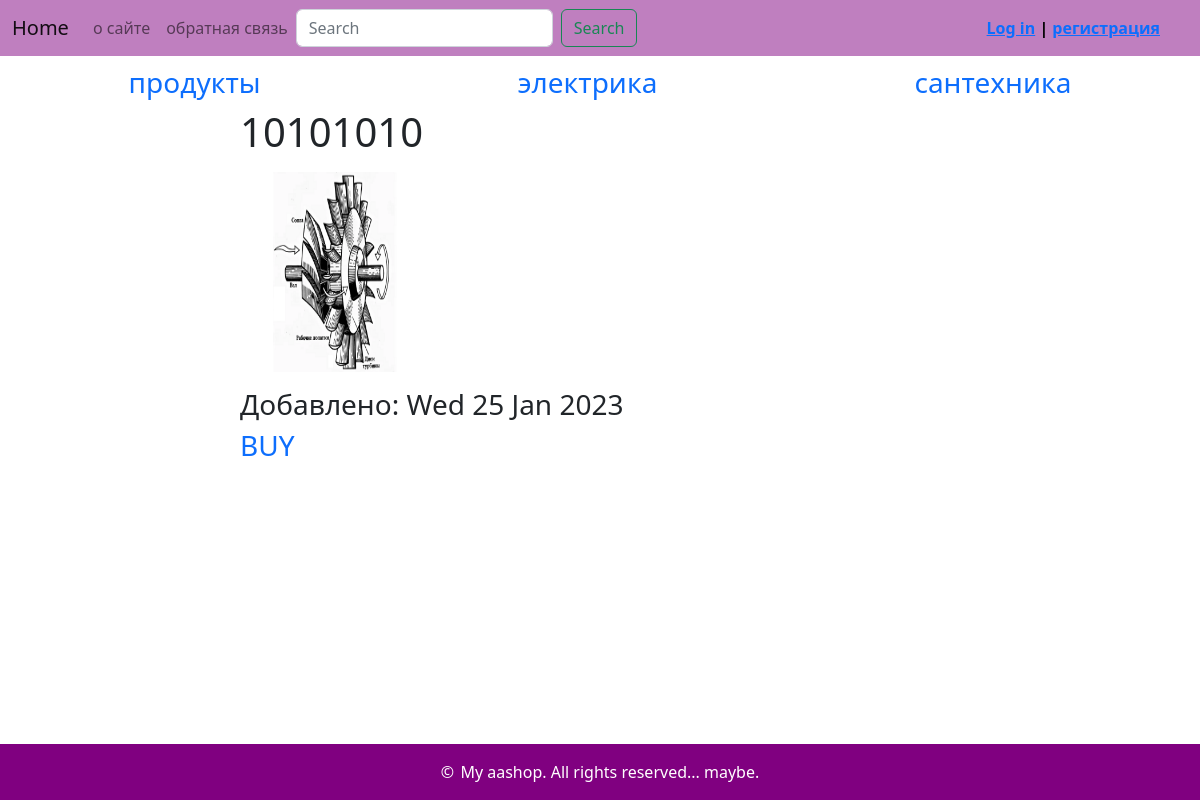
Screenshot of /item/10101010/ with the database file from the repository.
### myapp/models.py (models this page shows, shortened)
class CommonInfo(models.Model):
    slug = models.SlugField(max_length=50, db_index=True, unique=True, verbose_name='slug')
    class Meta:
        abstract = True

class Category(CommonInfo):
    title = models.CharField(max_length=255, verbose_name='категория')
    class Meta:
        verbose_name_plural = 'Categories'
    def get_absolute_url(self):
        return reverse('myapp:category_detail', kwargs={'pk': self.pk})

class Item(CommonInfo):
    name = models.CharField(max_length=255, verbose_name='Название')
    text = models.TextField(blank=True)
    price = models.PositiveIntegerField(help_text='Цена товара')
    photo = models.ImageField(upload_to='photo', null=True)
    is_piblished = models.BooleanField(default=True)
    time_creation = models.DateField(auto_now_add=True)
    cat = models.ForeignKey('Category', on_delete=models.CASCADE, null=True)
    user = models.ForeignKey(User, verbose_name='пользователь', on_delete=models.CASCADE)
    class Meta:
        ordering = ['name']

### myapp/views.py (the view)
# urls.py: path('item/<slug:slug>/', cache_page(60 * 1)(ItemDetail.as_view()), name='item_detail'),
class ItemDetail(DataMixin, DetailView):
    model = Item
    context_object_name = 'item'
    template_name = 'myapp/item_detail.html'
    def get_context_data(self, **kwargs):
        context = super(ItemDetail, self).get_context_data()
        mix_cont = self.get_user_context(title=self.kwargs['slug'])
        return context | mix_cont

### myapp/templatetags/categories_tags.py (called while the page is built)
@register.simple_tag()
def get_cats():
    return Category.objects.all()

### myapp/utils.py (called while the page is built)
    def get_user_context(self, **kwargs):
        context = kwargs
        cats = cache.get('cats')
        if not cats:
            cats = Category.objects.all()
            cache.set('cats', cats, 60)
        user_menu = menu.copy()
        if not self.request.user.is_authenticated:
            user_menu.pop(1)
        context['cats'] = cats
        context['menu'] = user_menu
        return context

### myapp/templates/myapp/item_detail.html (shortened to what this page needs)
{% extends 'myapp/base.html' %}
{% load static %}
{% block content %}
<div class="item-detail">
  <h1>{{ item.name }}</h1>
  {% if item.photo %}
    <p><img src="{{ item.photo.url }}" alt="photo" height="200" width="200"></p>
  {% endif %}
  <h3>Добавлено: {{ item.time_creation|date:'D d M Y' }}</h3>
  <h3><a href="#" class="card-link" style="text-decoration: none;">BUY</a></h3>
</div>
{% endblock content %}

### myapp/templates/myapp/base.html (shortened to what this page needs)
{% load static %}
{% load categories_tags %}
<!DOCTYPE html>
<html lang="en">
	<head>
		<link rel="stylesheet" href="{% static 'myapp/css/style.css' %}" type="text/css">
		<link href="https://cdn.jsdelivr.net/npm/bootstrap@5.2.3/dist/css/bootstrap.min.css" rel="stylesheet">
	</head>
	<body>
		<nav class="navbar navbar-expand-lg" style="background-color: rgba(128, 0, 128, 0.5); ">
		  <div class="container-fluid">
		    <a class="navbar-brand" href="{% url 'myapp:home' %}">Home</a>
		    <div class="collapse navbar-collapse" id="navbarNavAltMarkup">
		      <div class="navbar-nav">
		          {% for m in menu %}
			          <a class="nav-link" href="{% url m.url %}">{{ m.title }}</a>
		          {% endfor %}
		      </div>
		      <div class="menu log-menu">
						{% if not request.user.is_authenticated %}
							<a href="{% url 'auth:login' %}">Log in</a> | <a href="{% url 'auth:register' %}">регистрация</a>
						{% else %}
							<a class="user-link" href="{% url 'auth:logout' %}">выйти</a> <div class="menu user-name">{{ user.username }}</div>
						{% endif %}
					</div>
			    <form action="{% url 'myapp:search' %}" method="get" class="d-flex" role="search">
            <input name="search" class="form-control me-2" type="text" placeholder="Search" aria-label="Search">
            <button class="btn btn-outline-success" type="submit">Search</button>
          </form>
		    </div>
		  </div>
		</nav>
			<div class="category">
				{% for cat in cats %}
					<h3>
						<a class="cat" href="{{ cat.get_absolute_url }}"  style="text-decoration: none; ">{{ cat.title }}</a>
					</h3>
				{% endfor %}
			</div>
		{% block content %}
		{% endblock content %}
		<div class="footer">&copy;<span> My aashop. All rights reserved... maybe.</span></div>
	</body>
</html>

### myapp/static/myapp/css/style.css (style rules this page uses)
.menu { color: red; text-align: left; display: inline-block; }
.log-menu { position: absolute; right: 0px; margin: 0px 40px 0px 0px; width: 25%; text-align: right; }
.category { display: flex; justify-content: space-around; padding-top: 10px; }
p { box-sizing: content-box !important; }
a, a:visited { color: inherit; text-decoration: none; }
.log-menu { font-weight: 600; color: black; }
.item-detail { text-align: left; float: left; margin-left: 20%; }
:root { box-sizing: border-box; margin: 0; padding: 0; font-family: sans-serif; }
body { height: 100vh; overflow: hidden; }
.footer { position: absolute; bottom: 0; left: 0; right: 0; padding: 1rem; background: purple; color: white; font-weight: 500; display: flex; justify-content: center; align-items: center; gap: 0.2rem; }
body { background-image: url("../images/фон.jpg") !important; background-position: 0 0; background-repeat: no-repeat; background-size: 100% auto; }

### rows the page displays
Category: title "продукты"
Category: title "электрика"
Category: title "сантехника"
Item: name "10101010", photo (picture), time_creation "Wed 25 Jan 2023"

### other values shown
{{ m.title }} "о сайте" "обратная связь"
